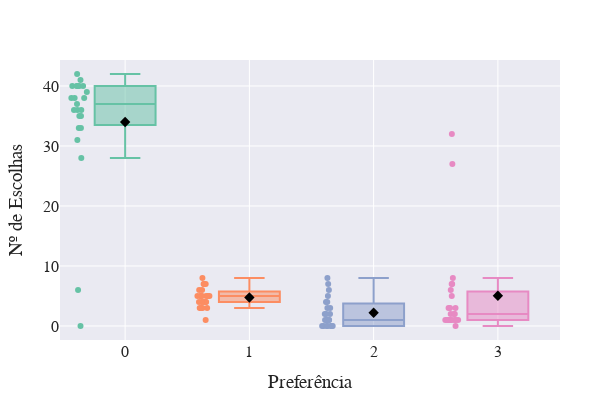

Notebook code for this chart:
### Code cell
## Analisando as preferências dos professores sobre as disciplinas
a3 = a2.drop(columns=['Docente']).melt()

fig = px.box(
    a3,
    x='preferencia',
    y='value',
    color='preferencia',
    color_discrete_sequence=px.colors.qualitative.Set2,
    points="all",
    template="seaborn"
)

# Adiciona marcador de média para cada grupo
medias = a3.groupby('preferencia')['value'].mean().reset_index()
fig.add_trace(
    go.Scatter(
        x=medias['preferencia'],
        y=medias['value'],
        mode='markers',
        marker=dict(symbol='diamond', size=8, color='black'),
        name='Média',
        showlegend=True
    )
)

fig.update_layout(
    xaxis_title='Preferência',
    yaxis_title='Nº de Escolhas',
    font=dict(family="Arial", size=16),
    legend_title_text='Preferência',
    showlegend=False,
    autosize=False,
    width=600,
    height=400,
    margin=dict(l=60, r=40, t=60, b=60)
)
fig.show()

### Figure 1 — Plotly figure (JSON) as saved in the notebook; plotly's stock layout.template omitted (floating-point values rounded to 4 significant figures)
{"data": [{"alignmentgroup": "True", "boxpoints": "all", "hovertemplate": "preferencia=%{x}<br>value=%{y}<extra></extra>", "legendgroup": "0", "marker": {"color": "rgb(102,194,165)"}, "name": "0", "notched": false, "offsetgroup": "0", "orientation": "v", "showlegend": true, "type": "box", "x": [0, 0, 0, 0, 0, 0, 0, 0, 0, 0, 0, 0, 0, 0, 0, 0, 0, 0, 0, 0, 0, 0, 0], "x0": " ", "xaxis": "x", "y": [38, 36, 40, 40, 37, 38, 40, 33, 40, 36, 6, 40, 41, 0, 36, 39, 42, 38, 33, 35, 31, 28, 35], "y0": " ", "yaxis": "y"}, {"alignmentgroup": "True", "boxpoints": "all", "hovertemplate": "preferencia=%{x}<br>value=%{y}<extra></extra>", "legendgroup": "1", "marker": {"color": "rgb(252,141,98)"}, "name": "1", "notched": false, "offsetgroup": "1", "orientation": "v", "showlegend": true, "type": "box", "x": [1, 1, 1, 1, 1, 1, 1, 1, 1, 1, 1, 1, 1, 1, 1, 1, 1, 1, 1, 1, 1, 1, 1], "x0": " ", "xaxis": "x", "y": [5, 6, 5, 5, 4, 3, 4, 4, 3, 4, 5, 5, 5, 7, 1, 6, 3, 7, 3, 4, 5, 7, 8], "y0": " ", "yaxis": "y"}, {"alignmentgroup": "True", "boxpoints": "all", "hovertemplate": "preferencia=%{x}<br>value=%{y}<extra></extra>", "legendgroup": "2", "marker": {"color": "rgb(141,160,203)"}, "name": "2", "notched": false, "offsetgroup": "2", "orientation": "v", "showlegend": true, "type": "box", "x": [2, 2, 2, 2, 2, 2, 2, 2, 2, 2, 2, 2, 2, 2, 2, 2, 2, 2, 2, 2, 2, 2, 2], "x0": " ", "xaxis": "x", "y": [2, 1, 0, 0, 3, 2, 1, 1, 1, 4, 8, 0, 0, 7, 6, 0, 0, 0, 5, 1, 3, 4, 2], "y0": " ", "yaxis": "y"}, {"alignmentgroup": "True", "boxpoints": "all", "hovertemplate": "preferencia=%{x}<br>value=%{y}<extra></extra>", "legendgroup": "3", "marker": {"color": "rgb(231,138,195)"}, "name": "3", "notched": false, "offsetgroup": "3", "orientation": "v", "showlegend": true, "type": "box", "x": [3, 3, 3, 3, 3, 3, 3, 3, 3, 3, 3, 3, 3, 3, 3, 3, 3, 3, 3, 3, 3, 3, 3], "x0": " ", "xaxis": "x", "y": [1, 3, 1, 1, 2, 3, 1, 8, 2, 2, 27, 1, 0, 32, 3, 1, 1, 1, 5, 6, 7, 7, 1], "y0": " ", "yaxis": "y"}, {"marker": {"color": "black", "size": 8, "symbol": "diamond"}, "mode": "markers", "name": "Média", "showlegend": true, "type": "scatter", "x": [0, 1, 2, 3], "y": [34, 4.739, 2.217, 5.043]}], "layout": {"autosize": false, "boxmode": "overlay", "font": {"family": "Arial", "size": 16}, "height": 400, "legend": {"title": {"text": "Preferência"}, "tracegroupgap": 0}, "margin": {"b": 60, "l": 60, "r": 40, "t": 60}, "showlegend": false, "width": 600, "xaxis": {"anchor": "y", "categoryarray": [0, 1, 2, 3], "categoryorder": "array", "domain": [0, 1], "title": {"text": "Preferência"}}, "yaxis": {"anchor": "x", "domain": [0, 1], "title": {"text": "Nº de Escolhas"}}}}
